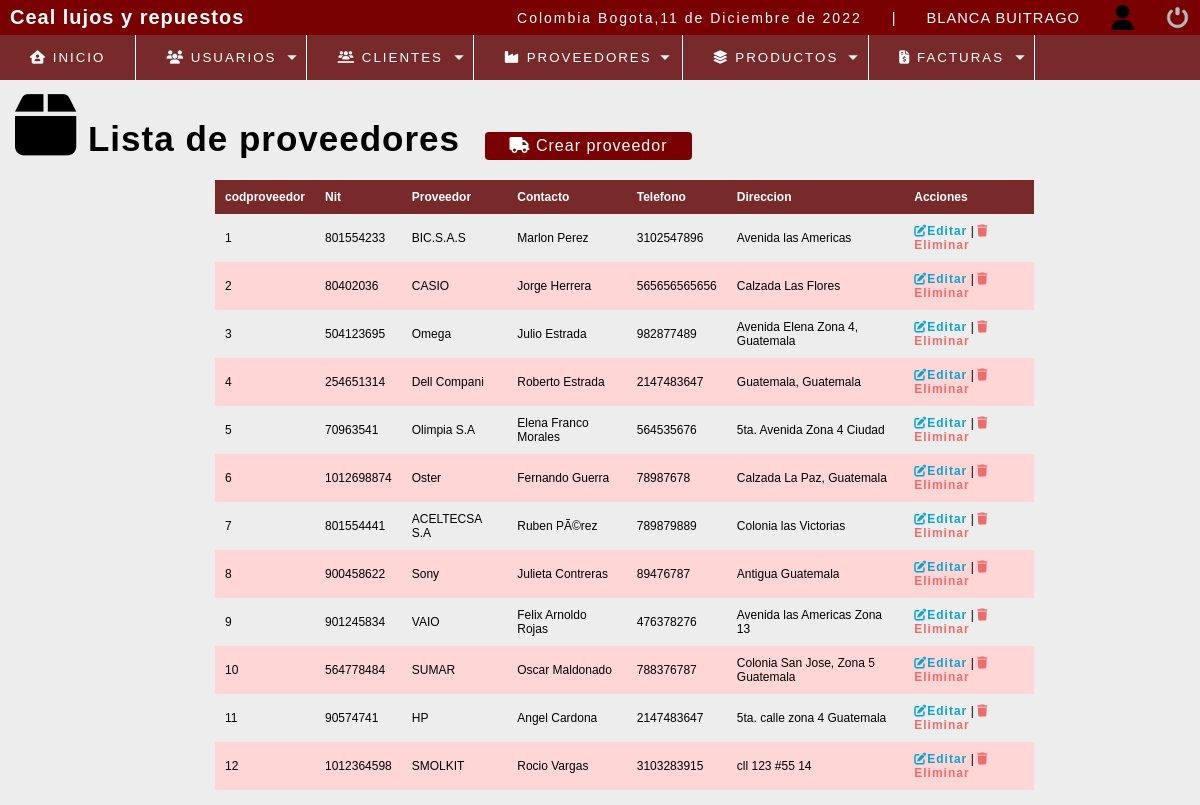
The page /estructura/lista_proveedores.php (signed in) on the database its author committed.
### tables this page shows
CREATE TABLE `proveedor` (
  `codproveedor` int(11) NOT NULL,
  `proveedor` varchar(100) DEFAULT NULL,
  `contacto` varchar(100) DEFAULT NULL,
  `telefono` bigint(11) DEFAULT NULL,
  `direccion` text DEFAULT NULL,
  `Nit` int(15) DEFAULT NULL
);

### estructura/lista_proveedores.php (the view, shortened to what this page needs)
<?php
include "../conexion.php"
?>
<!DOCTYPE html>
<html lang="en">
<head>
	<?php include "includes/scripts.php";?>
</head>
<body>
<?php include "includes/header.php";?>
<section id="container">
<h1><i class="fa-solid fa-box fa-2x"></i> Lista de proveedores</h1>
<a href="registro_proveedores.php"class="btn_new"><i class="fa-solid fa-truck"></i> Crear proveedor</a>
<table>
	<tr>
	    <th>codproveedor</th>
		<th>Nit</th>
		<th>Proveedor</th>
		<th>Contacto</th>
		<th>Telefono</th>
		<th>Direccion</th>
		<th>Acciones</th>
	</tr>
<?php
   $query=mysqli_query($conection, "SELECT pv.codproveedor, pv.Nit, pv.proveedor,
   pv.contacto, pv.telefono, pv.direccion FROM proveedor pv");
   $result=mysqli_num_rows($query);
      if($result >0){
	   while ($data =mysqli_fetch_array($query)){
    ?>
	    <tr>
		   <td><?php echo $data["codproveedor"]?></td>
		   <td><?php echo $data["Nit"]?></td>
		   <td><?php echo $data["proveedor"]?></td>
		   <td><?php echo $data["contacto"]?></td>
		   <td><?php echo $data["telefono"]?></td>
		    <td><?php echo $data["direccion"]?></td>
		    <td>
			   <a class="link_edit" href="editar_proveedor.php?id=<?php echo $data["codproveedor"]?>"><b>
			   <i class="fa-solid fa-pen-to-square"></i>Editar</b></a>
			|
			  <a class="link_delete" href="eliminar_confirmar_proveedor.php?id=<?php echo $data["codproveedor"]?>"><b>
				<i class="fa-solid fa-trash"></i> Eliminar</b></a>
		     </td>
	     </tr>
<?php
        }
    }
?>
</table>
</section>
</body>
</html>

### estructura/css/estilos1.css (style rules this page uses)
:root { --fuente: 'Quicksand', sans-serif; }
* { margin: 0; padding: 0; box-sizing: border-box; }
body { background: #ededed; font-family: var(--fuente); }
h1, h2, h3, h4, h5, h6 { letter-spacing: 1px; }
h1 { font-size: 20px; }
a { text-decoration: none; letter-spacing: 1px; }
#container { padding: 90px 15px 15px; }
#container h1 { font-size: 35px; display: inline-block; }
.btn_new { display: inline-block; background: #7A0101; color: #fff; padding: 5px 25px; border-radius: 4px; margin: 20px; }
table { border-collapse: collapse; font-size: 12px; width: 70%; margin: 0 0 0 200px; }
table th { text-align: left; padding: 10px; background: #782A2A; color: #FFF; }
table tr:nth-child(odd) { background: #ffd6d6; }
table td { padding: 10px; }
.link_edit { color: #0ca4ce; }
.link_delete { color: #f26b6b; }

### rows shown on the page
proveedor: codproveedor "1", Nit "801554233", proveedor "BIC.S.A.S", contacto "Marlon Perez", telefono "3102547896", direccion "Avenida las Americas"
proveedor: codproveedor "2", Nit "80402036", proveedor "CASIO", contacto "Jorge Herrera", telefono "565656565656", direccion "Calzada Las Flores"
proveedor: codproveedor "3", Nit "504123695", proveedor "Omega", contacto "Julio Estrada", telefono "982877489", direccion "Avenida Elena Zona 4, Guatemala"
proveedor: codproveedor "4", Nit "254651314", proveedor "Dell Compani", contacto "Roberto Estrada", telefono "2147483647", direccion "Guatemala, Guatemala"
proveedor: codproveedor "5", Nit "70963541", proveedor "Olimpia S.A", contacto "Elena Franco Morales", telefono "564535676", direccion "5ta. Avenida Zona 4 Ciudad"
proveedor: codproveedor "6", Nit "1012698874", proveedor "Oster", contacto "Fernando Guerra", telefono "78987678", direccion "Calzada La Paz, Guatemala"
proveedor: codproveedor "7", Nit "801554441", proveedor "ACELTECSA S.A", contacto "Ruben PÃ©rez", telefono "789879889", direccion "Colonia las Victorias"
proveedor: codproveedor "8", Nit "900458622", proveedor "Sony", contacto "Julieta Contreras", telefono "89476787", direccion "Antigua Guatemala"
proveedor: codproveedor "9", Nit "901245834", proveedor "VAIO", contacto "Felix Arnoldo Rojas", telefono "476378276", direccion "Avenida las Americas Zona 13"
proveedor: codproveedor "10", Nit "564778484", proveedor "SUMAR", contacto "Oscar Maldonado", telefono "788376787", direccion "Colonia San Jose, Zona 5 Guatemala"
proveedor: codproveedor "11", Nit "90574741", proveedor "HP", contacto "Angel Cardona", telefono "2147483647", direccion "5ta. calle zona 4 Guatemala"
proveedor: codproveedor "12", Nit "1012364598", proveedor "SMOLKIT", contacto "Rocio Vargas", telefono "3103283915", direccion "cll 123 #55 14"

### other values the page prints
fecha() "11 de Diciembre de 2022"
$_SESSION['nombre'] "BLANCA BUITRAGO"
